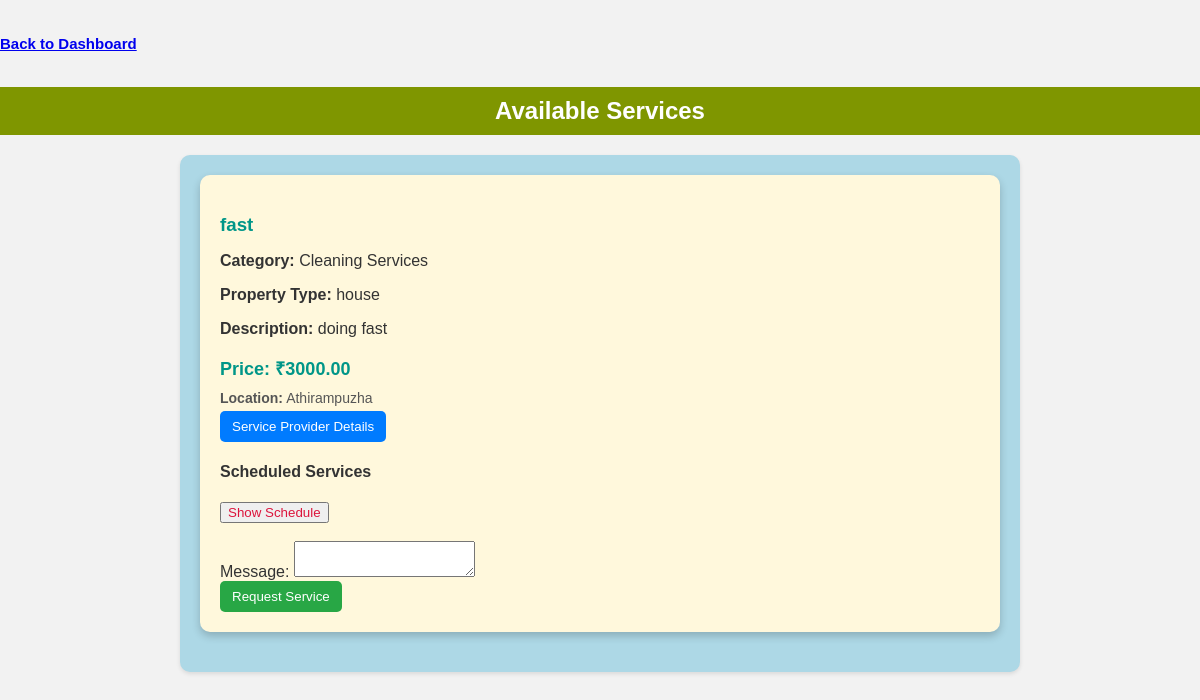
/services/house/ (signed in), run on an earlier commit of the app's database.
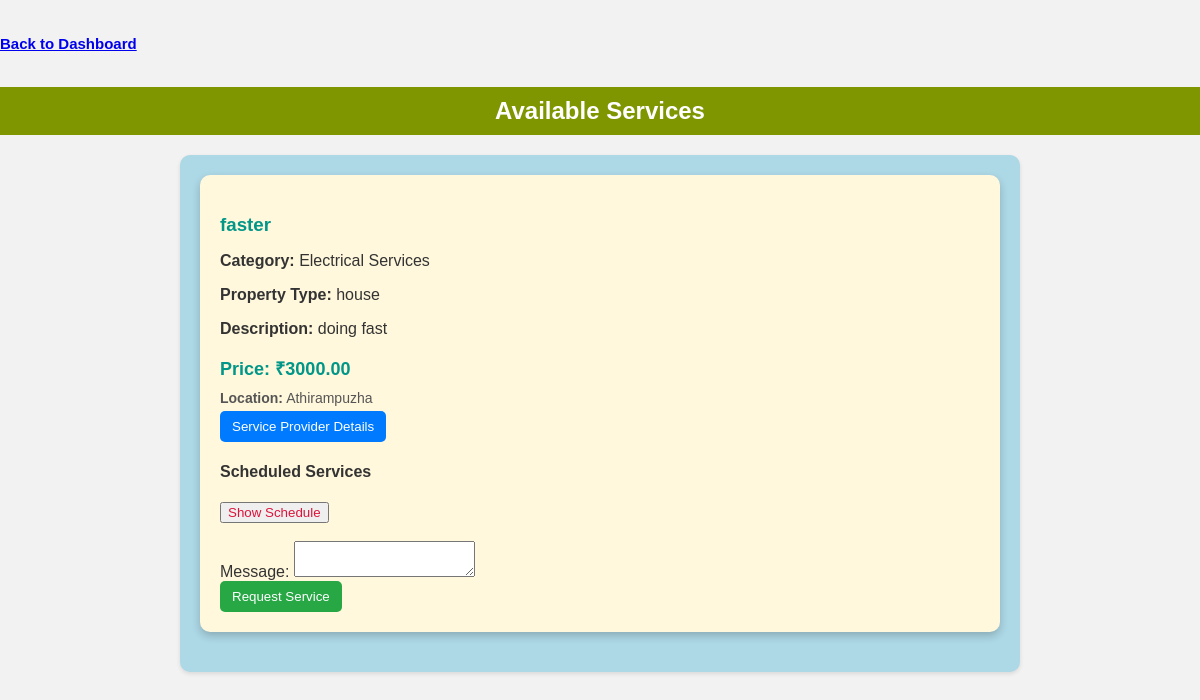
And on a later commit of the database.
### rental/models.py (models this page shows, shortened)
class Service(models.Model):
    service_provider_profile = models.ForeignKey(ServiceProviderProfile, on_delete=models.CASCADE)
    service_name = models.CharField(max_length=255,null=True)
    service_category = models.CharField(max_length=255,null=True)
    property_type = models.CharField(max_length=255,null=True)
    service_description = models.TextField(null=True)
    service_price = models.DecimalField(max_digits=10, decimal_places=2,null=True)
    location = models.CharField(max_length=255,null=True)

### rental/views.py (the view)
# urls.py: path('services/<str:property_type>/', views.view_services, name='services'),
@login_required
def view_services(request, property_type=None):
    services = Service.objects.prefetch_related('servicerequest_set__scheduledservice_set').all()
    if property_type:
        services = services.filter(property_type=property_type)
    return render(request, 'services.html', {'services': services})

### templates/services.html (shortened to what this page needs)
{% load static %}
<!DOCTYPE html>
<html lang="en">
<head>
</head>
<body>
    <h6 style="color: crimson; font-size: 15px;"><a href="{% url 'manageprop' %}">Back to Dashboard</a></h6>
    <h1>Available Services</h1>
    <div class="container">
        {% if services %}
            {% for service in services %}
                <div class="service-card">
                    <h3>{{ service.service_name }}</h3>
                    <p><strong>Category:</strong> {{ service.service_category }}</p>
                    <p><strong>Property Type:</strong> {{ service.property_type }}</p>
                    <p><strong>Description:</strong> {{ service.service_description }}</p>
                    <p class="price"><strong>Price:</strong> ₹{{ service.service_price }}</p>
                    <p class="location"><strong>Location:</strong> {{ service.location }}</p>
                    <button class="btn btn-secondary show-details">Service Provider Details</button>
                    {% if service.servicerequest_set.exists %}
                    <div class="scheduled-services">
                        <h4>Scheduled Services</h4>
                        <button class="scheduled-services-button" style="color: crimson;">Show Schedule</button>
                    </div>
                {% endif %}
                    <form method="post" action="{% url 'request_service' service.id %}">
                        <br><label for="message">Message:</label>
                        <textarea id="message" name="message" required></textarea>
                        <br><button type="submit" class="btn btn-primary">Request Service</button>
                    </form>
                </div>
            {% endfor %}
        {% else %}
            <div class="no-services">
                <p>No services available for this property type.</p>
            </div>
        {% endif %}
    </div>
</body>
</html>

What changed in the data, as far as the page shows it:
changed Service "house": service_name "fast" → "faster"; service_category "Cleaning Services" → "Electrical Services"
